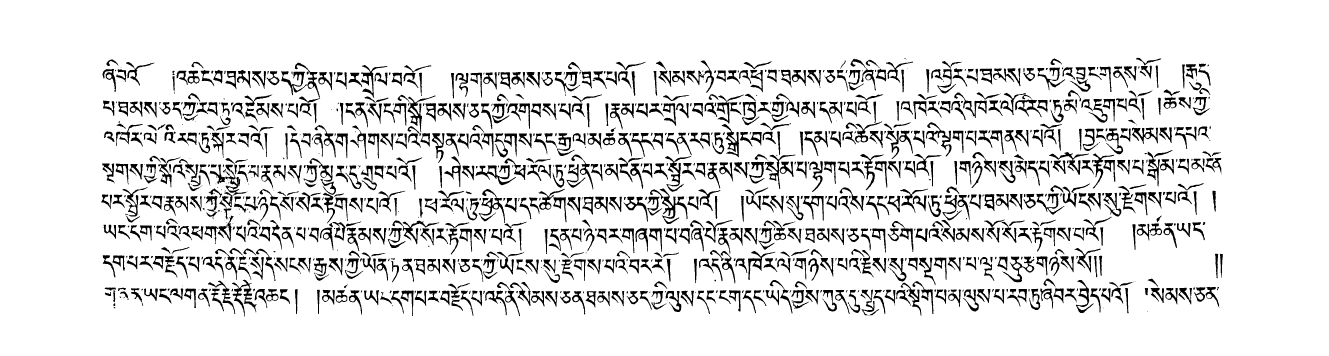
#> input picture remove_border/001.18.png, 5314 x 1422 px, found by its file name (shown at 1/4 size); its folder holds only this picture in this run
$ python 0357.py
#> lines starting #> are read from the running program, lines starting #| are printed output that depends on the picture; after the words box and inside, x2 and y2 are one past the last pixel; in counts of white or black regions, pixels touching at a corner belong together
### Xuan_zhuan_c.py
import numpy as np
import os
import cv2
import math
# [7 lines left out: function cv_show, not called in this run]

def get_pix_background(img):
    T = 15
    height = img.shape[0]
    width = img.shape[1]
    channels = img.shape[2]
    for h in range(height):
        for w in range(width):
            b = img[h, w, 0]
            g = img[h, w, 1]
            r = img[h, w, 2]
            if abs(b - g) < T and abs(b - r) < T and abs(g - r) < T:
                return (int(b), int(g), int(r))
    return (int(img[1, 1, 0]), int(img[1, 1, 1]), int(img[1, 1, 2]))

def rotate(image, angle, center=None, scale=1.0):
    image=cv2.resize(image,(2000,1024))
    (w, h) = image.shape[0:2]
    pix_border = get_pix_background(image)
    if center is None:
        center = (w // 2, h // 2)
    wrapMat = cv2.getRotationMatrix2D(center, angle, scale)
    return cv2.warpAffine(image, wrapMat, (h, w),borderValue=pix_border)


# 使用矩形框
def getCorrect(image_path):
    # 读取图片，灰度化001.18.png,006.365.png
    src = cv2.imread(image_path)
    # cv_show("src", src)
    # cv2.waitKey()
    gray = cv2.imread(image_path, cv2.IMREAD_GRAYSCALE)
    # cv_show("gray", gray)
    # cv2.waitKey()
    # 图像取非
    grayNot = cv2.bitwise_not(gray)
    # cv_show("grayNot", grayNot)

    # 二值化
    threImg = cv2.threshold(grayNot, 100, 255, cv2.THRESH_BINARY, )[1]
    # cv_show("threImg", threImg)

    # 获得有文本区域的点集,求点集的最小外接矩形框，并返回旋转角度
    coords = np.column_stack(np.where(threImg > 0))
    angle = cv2.minAreaRect(coords)[-1]
    angle=angle-90
    # print("angle", angle)
    if angle < -45:
        angle = -(angle + 90)
    else:
        angle = -angle

    # 仿射变换，将原图校正
    angle=2*angle
    dst = rotate(src, angle)
    # print("angle",angle)
    # cv_show("dst", dst)
    return dst
    # print(angle)


# if __name__ == "__main__":
#     getCorrect()

### Collect_fenx.py
import cv2
import numpy as np
def Collect_fenxi(img):
    # 读入图片
    # gray = cv2.imread(img)
    gray = cv2.cvtColor(img, cv2.COLOR_BGR2GRAY)
    # [7 lines of commented-out code are left out]
    ret, binary = cv2.threshold(gray, 0, 255, cv2.THRESH_BINARY | cv2.THRESH_OTSU)

    # 膨胀操作
    kernel2 = cv2.getStructuringElement(cv2.MORPH_RECT, (1,5))
    binary = cv2.erode(binary, kernel2, iterations=1)

    # 连通域分析
    num_labels, labels, stats, centroids = cv2.connectedComponentsWithStats(binary, connectivity=8)

    # 查看各个返回值
    # 连通域数量
    # print('num_labels = ',num_labels)
    # 连通域的信息：对应各个轮廓的x、y、width、height和面积
    # print('stats = ',stats)
    # 连通域的中心点
    # print('centroids = ',centroids)
    # 每一个像素的标签1、2、3.。。，同一个连通域的标签是一致的
    # print('labels = ',labels)
    # print(labels.shape)
    # print(stats[0][-1])
    # 不同的连通域赋予不同的颜色
    output = np.zeros((gray.shape[0], gray.shape[1], 3), np.uint8)
    for i in range(1, num_labels):
        # [4 lines of commented-out code are left out]
        mask = labels == i
        output[:, :, 0][mask] = np.random.randint(0, 255)
        output[:, :, 1][mask] = np.random.randint(0, 255)
        output[:, :, 2][mask] = np.random.randint(0, 255)
    # cv2.imshow('collect', output)
    # cv2.waitKey()
    # cv2.destroyAllWindows()
    return num_labels,centroids

### 0357.py

# 批处理
# 根据分块行投影求出各区域近似基线
# p0355png6  上下对应基线不能相差过大
# 上下对应基线不能差距过大
# 直接迭代，不分开旋转图像与画线图像
import math

import cv2
import numpy as np
from scipy.signal import savgol_filter
from scipy.signal import find_peaks
from Radon1 import xuan_z
from skimage import transform
import argparse
from Xuan import *
from Find1 import *
from Xian_xuan import *
from untitled0 import *
from Xuan_zhuan_c import *
from Collect_fenx import *
import matplotlib.pyplot as plt


# [15 lines left out: function Jiu_zheng1, not called in this run]


def Jiu_zheng(a, b):  # a起点位置b结束位置,纠正
    for ui in range(len(peaks_b)):
        for X1_X2_X3 in np.arange(a, -1, -1):  # 选取11段基线处为基准，向前纠正
            if (abs(Collect_up_down_x[ui][X1_X2_X3] - Collect_up_down_x[ui][
                X1_X2_X3 - 2]) > 10 or abs(
                Collect_up_down_x[ui][(X1_X2_X3 - 1)] - Collect_up_down_x[ui][
                    (X1_X2_X3 - 3)]) > 10):
                Collect_up_down_x[ui][(X1_X2_X3 - 2)] = Collect_up_down_x[ui][X1_X2_X3]
                Collect_up_down_x[ui][(X1_X2_X3 - 1)] = Collect_up_down_x[ui][X1_X2_X3 + 1]
        for X1_X2_X3 in np.arange(a + 2, b, 1):  # 选取12段基线处为基准，向后纠正
            if (abs(Collect_up_down_x[ui][X1_X2_X3] - Collect_up_down_x[ui][
                X1_X2_X3 + 2]) > 10 or abs(
                Collect_up_down_x[ui][(X1_X2_X3 + 1)] - Collect_up_down_x[ui][
                    (X1_X2_X3 + 3)]) > 10):
                Collect_up_down_x[ui][(X1_X2_X3 + 2)] = Collect_up_down_x[ui][X1_X2_X3]
                Collect_up_down_x[ui][(X1_X2_X3 + 3)] = Collect_up_down_x[ui][X1_X2_X3 + 1]


# [20 lines left out: functions Collect_line1, Collect_line2, cv_show, not called in this run]


# 设置参数
# ap = argparse.ArgumentParser()
# ap.add_argument("-i", "--image", required=True,
#                 help="path to input image")
#
# args = vars(ap.parse_args())

# 初始化
a_diedai = 1
while a_diedai < 5:
    if a_diedai == 1:
        root_path = "F:/cc/remove_border/"
    else:
        root_path = 'F:/ccrenew/' + "0357png7" + "/" + "png%d" % (a_diedai +a_diedai- 3) + "/"
    dir = root_path
    count = 0
    for root, dir, files in os.walk(dir):
        for file in files:
            img = cv2.imread(root_path + str(file))
#> img is the input picture: shape (1422, 5314, 3); 89% white; 1251 black regions (172 under 20 px), largest, box (x1, y1, x2, y2) and area: (2600, 754, 2750, 896) 4496, (838, 658, 987, 782) 3675, (1902, 661, 2064, 741) 3581
            img1 = cv2.cvtColor(img, cv2.COLOR_BGR2GRAY)
            # cv_show('img', img1)
            img2 = cv2.resize(img1, (2000, 1024))
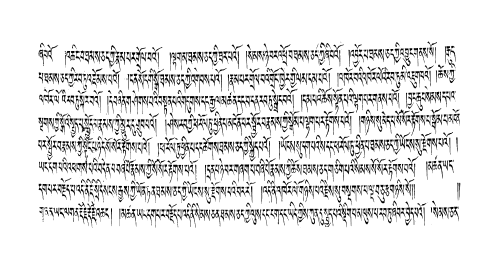
#> img2: shape (1024, 2000) (shown at 1/4 size); min 0, max 255, mean 227.1
            # cv_show('img', img2)
            # 反向二值

            bw2 = getCorrect(root_path + str(file))  # 切片专用
#> in getCorrect, `grayNot = cv2.bitwise_not(gray)`:
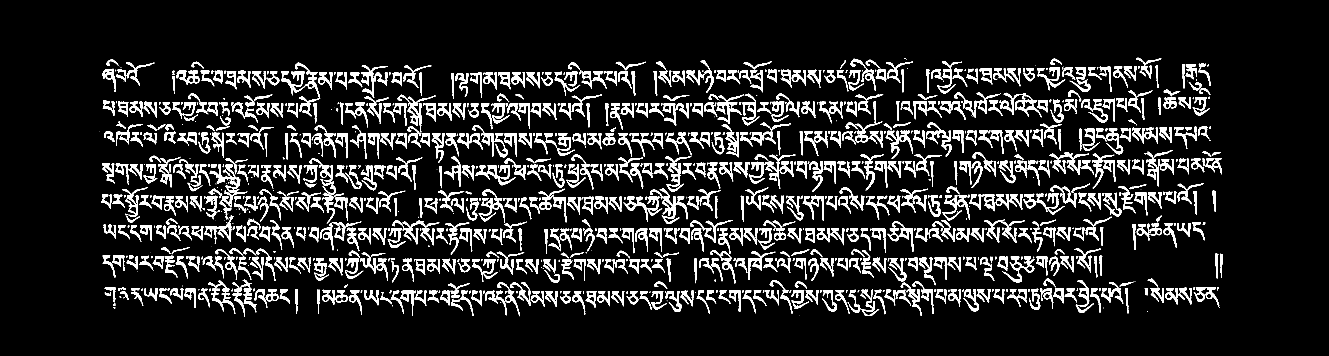
#> grayNot: shape (1422, 5314) (shown at 1/4 size); 11% white; 1251 white regions (172 under 20 px), largest, box (x1, y1, x2, y2) and area: (2600, 754, 2750, 896) 4496, (838, 658, 987, 782) 3675, (1902, 661, 2064, 741) 3581
#> in getCorrect, `coords = np.column_stack(np.where(threImg > 0))`: coords = 828338 pairs, first value 231 to 1265, second value 396 to 4891
#> in getCorrect, `angle = cv2.minAreaRect(coords)[-1]`: angle = -89.89
#> in getCorrect, `angle=angle-90`: angle = -179.9
#> in getCorrect, `angle = -(angle + 90)`: angle = 89.89
#> in getCorrect, `angle=2*angle`: angle = 179.8
#> in rotate, `pix_border = get_pix_background(image)`: pix_border = (255, 255, 255)
#> in rotate, `wrapMat = cv2.getRotationMatrix2D(center, angle, scale)`: wrapMat = [[-1, 0.00378, 1020.2], [-0.00378, -1, 2001.9]]
            #
            # print(bw2.shape)
            # cv_show('bw', bw2)

            bw = bw2 / 255
#> bw: shape (1024, 2000, 3) float64; every value is 1

            bw1 = 1 - bw
#> bw1: shape (1024, 2000, 3) float64; every value is 0
            bw3 = 1 - bw1
            # cv_show('iimgbw1', bw1)

            width = bw3.shape[0]
            height = bw3.shape[1]
            # print(height, width)
            point_w = []
            point_b = []
            # 统计每行像素值
            for row in range(width):
                a = 0
                b = 0
                # if row < 100 or row > 900:
                #     val = bw3[50][50]
                for col in range(height):
                    # if col < 100 or col > 1900:
                    #     val = bw3[50][50]
                    # else:
                    val = bw1[row][col]
                    # print(val)
                    ###################
                    # if val !=255:
                    #     print(val)
                    ##############
                    if val.all() == 0:
                        a = a + 1
                    else:
                        b = b + 1
                # point_w.append(a)
                point_b.append(b)
#> after the loop, point_b = 1024 values from 0 to 0
                # [16 lines of commented-out code are left out]

            y_b = savgol_filter(point_b, 5, 1, mode='nearest')
#> y_b = 1024 values from 0 to 0
            y_w = savgol_filter(point_w, 5, 1, mode='nearest')

            # [12 lines of commented-out code are left out]
            x_b = point_b[0:4000]
#> x_b = 1024 values from 0 to 0
            peaks_b, _ = find_peaks(x_b, height=500, distance=55)
#> peaks_b = empty array
            # print(peaks_b)
            # print(peaks_w)

            # 根据波峰波谷进行切片
            img_crop = bw2.copy()

            img_c = bw2.copy()
            img_connect = bw2.copy()
            # [5 lines of commented-out code are left out]
            num_labels, centroids = Collect_fenxi(img_connect)  # 连通域中心点
#> in Collect_fenxi, `ret, binary = cv2.threshold(gray, 0, 255, cv2.THRESH_BINARY | cv2.THRE..`: ret = 0
#> in Collect_fenxi, `num_labels, labels, stats, centroids = cv2.connectedComponentsWithStat..`: num_labels = 2; stats = [[-1, 2147483647, 0, 0, 0], [0, 0, 2000, 1024, 2048000]]; centroids = [[nan, nan], [999.5, 511.5]]
#> after the loop in Collect_fenxi, `for i in range(1, num_labels):`:
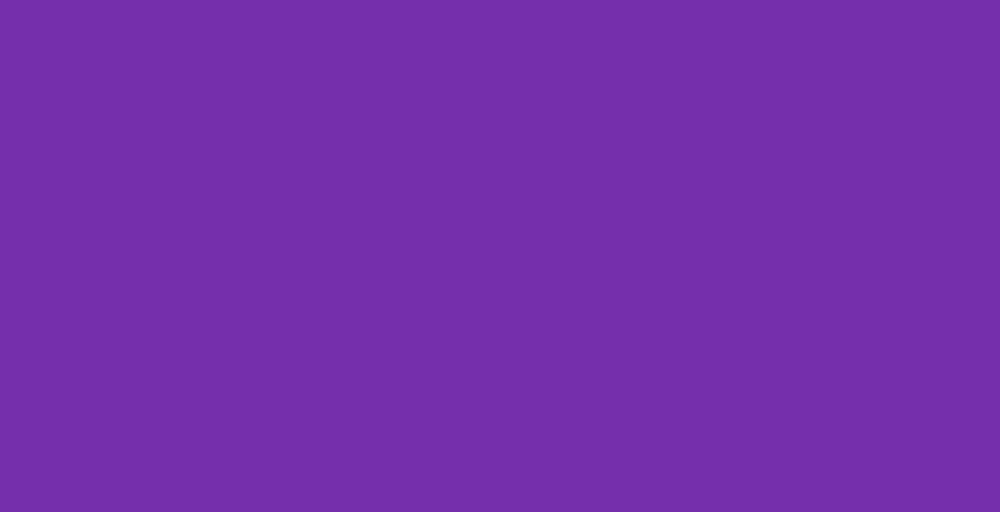
#> output: shape (1024, 2000, 3) (shown at 1/2 size); mean of channels 0, 1, 2 172, 47, 117; drawn as B, G, R
#> num_labels = 2; centroids = [[nan, nan], [999.5, 511.5]]
            a = int(height - (0.125) * height)  # 切到八分之七行
            b = int(height - (0.875) * height)  # 切到八分之一行
            c = int(height - (0.055) * height)  # 切到行尾
            d = int(height - (0.95) * height)  # 切到行头
            e = int((c - d) / 40)  # 分成三十份后，一份的宽
            Collect_up_down_x = []  # 收集所有基线横坐标，上下对照用
            Collect_up_down_y = []  # 收集所有基线横坐标，上下对照用

            for i in range(len(peaks_b)):

                # A = peaks_w[i]
                # B = peaks_w[i + 1]
                # try:
                C = peaks_b[i]
                # [6 lines of commented-out code are left out]
                cv2.line(img_c, (0, C), (2000, C), (0, 255, 0), 1)
                # [6 lines of commented-out code are left out]
                for hang in range(width):
                    C_a = 0
                    if hang == C:
                        Collect1_x = []  # 收集基线端点横坐标，连线用
                        Collect1_y = []  # 收集基线端点纵坐标，连线用
                        for Collect_x in range(num_labels):  # 统计波峰穿过连通域个数，超过3个就极大削弱约束1
                            if abs(centroids[Collect_x][1] - C) <= 3:
                                C_a += 1
                        # print(C_a)
                        for h in range(40):
                            f = d + e * (h + 1)
                            g = d + e * h
                            # [5 lines of commented-out code are left out]

                            if C_a >= 3:  # 统计波峰穿过连通域个数，超过3个就极大削弱约束1
                                if g < b or g > a:
                                    img_crop1 = img_c[hang - 30:hang + 7, g:f]  # 切割波峰附近区域
                                else:
                                    img_crop1 = img_c[hang - 40:hang + 7, g:f]  # 切割波峰附近区域
                                T_m = []  # 收集一张图片的【最大像素所在行：像素值】
                                T_t_a = []  # 收集每个角度的峰值
                                T_t_angle = []  # 收集每个峰值对应的角度，以便找出最大峰值所对应的角度
                                Collect_xy_start = []  # 收集旋转后的基线起点坐标
                                Collect_xy_end = []  # 收集旋转后的基点结尾坐标
                                for angle1 in np.arange(-5, 5.5, 0.5):  # 从（-5，5）步长为0.5
                                    imgRotation = rotate_bound_white_bg(img_crop1, angle1)  # 旋转
                                    # print(imgRotation.shape)
                                    T_m = Tong_ji(imgRotation)  # 统计区域内波峰波谷，返回其所在行
                                    # print(T_m)
                                    T_m['angle'] = angle1
                                    T_t_a.append(T_m)
                                    # print(T_t_a)
                                    # T_t_angle.append(angle1)
                                    # cv_show('imgRotation',imgRotation)
                                lis = [i['value'] for i in T_t_a]  # 遍历列表中字典的‘value'组成一个新列表
                                max_lis = max(lis)
                                max_lis_index = lis.index(max_lis)  # 找到最大值对应的索引
                                find_dict = list(T_t_a[max_lis_index].values())  # 根据索引找到所在字典的所有值（行,最大像素值，角度）
                                # print(find_dict)
                                find_hang = find_dict[0]  # 区域最大值所在行
                                find_angle = find_dict[-1]  # 角度
                                find_height = find_dict[-2]  # 区域拥有行数
                                g_f = (g + f) / 2
                                if g < b or g > a:  # 行头行尾部分
                                    XX = int(hang - (31 - find_hang) - 2)  # 局部行所对应的全局行
                                else:
                                    XX = int(hang - (41 - find_hang) - 2)  # 局部行所对应的全局行
                                # [4 lines of commented-out code are left out]
                                Collect_xy_start = onepoint(XX, g, find_hang, g_f, find_angle)
                                # print(Collect_xy_start)
                                # print(Collect_xy_start)
                                find_angle = find_angle * math.pi / 180
                                # if find_angle>=0 :
                                XXX1 = Collect_xy_start[0]
                                # XXX1=int(XXX1+int(50*math.tan(-find_angle)))
                                YYY1 = Collect_xy_start[1]
                                # YYY1=round(YYY1-math.tan(find_angle))
                                Collect_xy_end = onepoint(XX, f, find_hang, g_f, find_angle)
                                # print(Collect_xy_end)
                                XXX2 = Collect_xy_end[0]
                                YYY2 = Collect_xy_end[1]
                                # [5 lines of commented-out code are left out]
                                if g < b or g > a:  # 在行头和行尾部分减小约束
                                    if abs(hang - XXX1) > 35:
                                        Collect_line1()
                                    else:
                                        Collect_line2()
                                else:
                                    if abs(hang - XXX1) > 40:
                                        Collect_line1()
                                    else:
                                        Collect_line2()
                            else:
                                if g < b or g > a:
                                    img_crop1 = img_c[hang - 30:hang + 7, g:f]  # 切割波峰附近区域
                                else:
                                    img_crop1 = img_c[hang - 20:hang + 7, g:f]  # 切割波峰附近区域
                                T_m = []  # 收集一张图片的【最大像素所在行：像素值】
                                T_t_a = []  # 收集每个角度的峰值
                                T_t_angle = []  # 收集每个峰值对应的角度，以便找出最大峰值所对应的角度
                                Collect_xy_start = []  # 收集旋转后的基线起点坐标
                                Collect_xy_end = []  # 收集旋转后的基点结尾坐标
                                for angle1 in np.arange(-5, 5.5, 0.5):  # 从（-5，5）步长为0.5
                                    imgRotation = rotate_bound_white_bg(img_crop1, angle1)  # 旋转
                                    # print(imgRotation.shape)
                                    T_m = Tong_ji(imgRotation)  # 统计区域内波峰波谷，返回其所在行
                                    # print(T_m)
                                    T_m['angle'] = angle1
                                    T_t_a.append(T_m)
                                    # print(T_t_a)
                                    # T_t_angle.append(angle1)
                                    # cv_show('imgRotation',imgRotation)
                                lis = [i['value'] for i in T_t_a]  # 遍历列表中字典的‘value'组成一个新列表
                                max_lis = max(lis)
                                max_lis_index = lis.index(max_lis)  # 找到最大值对应的索引
                                find_dict = list(T_t_a[max_lis_index].values())  # 根据索引找到所在字典的所有值（行,最大像素值，角度）
                                # print(find_dict)
                                find_hang = find_dict[0]  # 区域最大值所在行
                                find_angle = find_dict[-1]  # 角度
                                find_height = find_dict[-2]  # 区域拥有行数
                                g_f = (g + f) / 2
                                if g < b or g > a:  # 行头行尾部分
                                    XX = int(hang - (31 - find_hang) - 2)  # 局部行所对应的全局行
                                else:
                                    XX = int(hang - (21 - find_hang) - 2)  # 局部行所对应的全局行

                                # [4 lines of commented-out code are left out]
                                Collect_xy_start = onepoint(XX, g, find_hang, g_f, find_angle)
                                # print(Collect_xy_start)
                                # print(Collect_xy_start)
                                find_angle = find_angle * math.pi / 180

                                # if find_angle>=0 :
                                XXX1 = Collect_xy_start[0]
                                # XXX1=int(XXX1+int(50*math.tan(-find_angle)))
                                YYY1 = Collect_xy_start[1]
                                # YYY1=round(YYY1-math.tan(find_angle))
                                Collect_xy_end = onepoint(XX, f, find_hang, g_f, find_angle)
                                # print(Collect_xy_end)
                                XXX2 = Collect_xy_end[0]
                                YYY2 = Collect_xy_end[1]
                                # print(find_hang)
                                # print(find_height)
                                # cv2.line(img_c, (g, XX), (f, XX), (0, 0, 255), 1)#各基线未旋转前
                                if g < b or g > a:  # 在行头和行尾部分减小约束
                                    if abs(hang - XXX1) > 30:
                                        Collect_line1()
                                    else:
                                        Collect_line2()
                                else:
                                    if abs(hang - XXX1) > 15:
                                        Collect_line1()
                                    else:
                                        Collect_line2()
                        # print(len(Collect1_x))
                        # for x_y in range(1, 80):
                        for X1_X2_X3 in range(1, 41):  # 中间位置，每块区域基线与前后两条对照差距不能过大
                            if (abs(Collect1_x[X1_X2_X3 + (X1_X2_X3 - 2)] - Collect1_x[
                                X1_X2_X3 + (X1_X2_X3 - 4)]) > 3 and abs(
                                Collect1_x[X1_X2_X3 + (X1_X2_X3 - 1)] - Collect1_x[
                                    X1_X2_X3 + (X1_X2_X3 - 3)]) > 3 and abs(
                                Collect1_x[X1_X2_X3 + (X1_X2_X3)] - Collect1_x[X1_X2_X3 + (X1_X2_X3 - 2)]) > 3 and abs(
                                Collect1_x[X1_X2_X3 + (X1_X2_X3 + 1)] - Collect1_x[X1_X2_X3 + (X1_X2_X3 - 1)]) > 3):
                                Collect1_x[X1_X2_X3 + (X1_X2_X3 - 2)] = Collect1_x[X1_X2_X3 + (X1_X2_X3)]
                                Collect1_x[X1_X2_X3 + (X1_X2_X3 - 1)] = Collect1_x[X1_X2_X3 + (X1_X2_X3) + 1]
                            if abs(Collect1_x[-3] - Collect1_x[-1]) > 3 and abs(
                                    Collect1_x[-4] - Collect1_x[-2]) > 3:
                                Collect1_x[-1] = Collect1_x[-5]
                                Collect1_x[-2] = Collect1_x[-6]
                        # Jiu_zheng1(28, 77)  # 以第12段基线前后对照
                        # Jiu_zheng1(75, 77)  # 取行尾基线往前纠正
                        Collect_up_down_x.append(Collect1_x)
                        Collect_up_down_y.append(Collect1_y)
#> this loop made 0 passes
#> after the loop, Collect_up_down_x = []; Collect_up_down_y = []
            # print((Collect_up_down_x))
            # print((Collect_up_down_y))
            if count < 180:
                for x_up_down in range(len(peaks_b) - 1):
                    for C_x_y in range(79):
                        if Collect_up_down_x[x_up_down + 1][C_x_y] - Collect_up_down_x[x_up_down][C_x_y] < 70:
                            Collect_up_down_x[x_up_down][C_x_y] = Collect_up_down_x[x_up_down][C_x_y] - 20
                        elif Collect_up_down_x[x_up_down + 1][C_x_y] - Collect_up_down_x[x_up_down][C_x_y] > 120:
                            Collect_up_down_x[x_up_down][C_x_y] = Collect_up_down_x[x_up_down][C_x_y] + 10
            Jiu_zheng(28, 77)  # 以第12段基线前后对照
            Jiu_zheng(74, 77)  # 取行尾基线往前纠正
            for x_y in range(len(peaks_b)):
                for X_Y in range(79):
                    cv2.line(img_c, (Collect_up_down_y[x_y][X_Y], Collect_up_down_x[(x_y)][X_Y]),
                             (Collect_up_down_y[(x_y)][X_Y + 1], Collect_up_down_x[(x_y)][X_Y + 1]), (0, 0, 255), 1)
                    # cv2.line(img_c, (Collect1_y[(20)], 0),
                    #          (Collect1_y[(20)],1000), (255, 0, 0), 1)

            # cv_show('opi', img_c)
            cv2.imwrite('F:/ccrenew/' + "0357png7" + "/" + "png%d" % (a_diedai*2-1) + "/" + str(file), bw2)
            cv2.imwrite('F:/ccrenew/' + "0357png7" + "/" + "png%d" % (a_diedai*2) + "/" + str(file), img_c)
            count += 1
            # if count % 400 == 0:
            print(count)
    a_diedai += 1
    print(f'第{a_diedai}次迭代')
